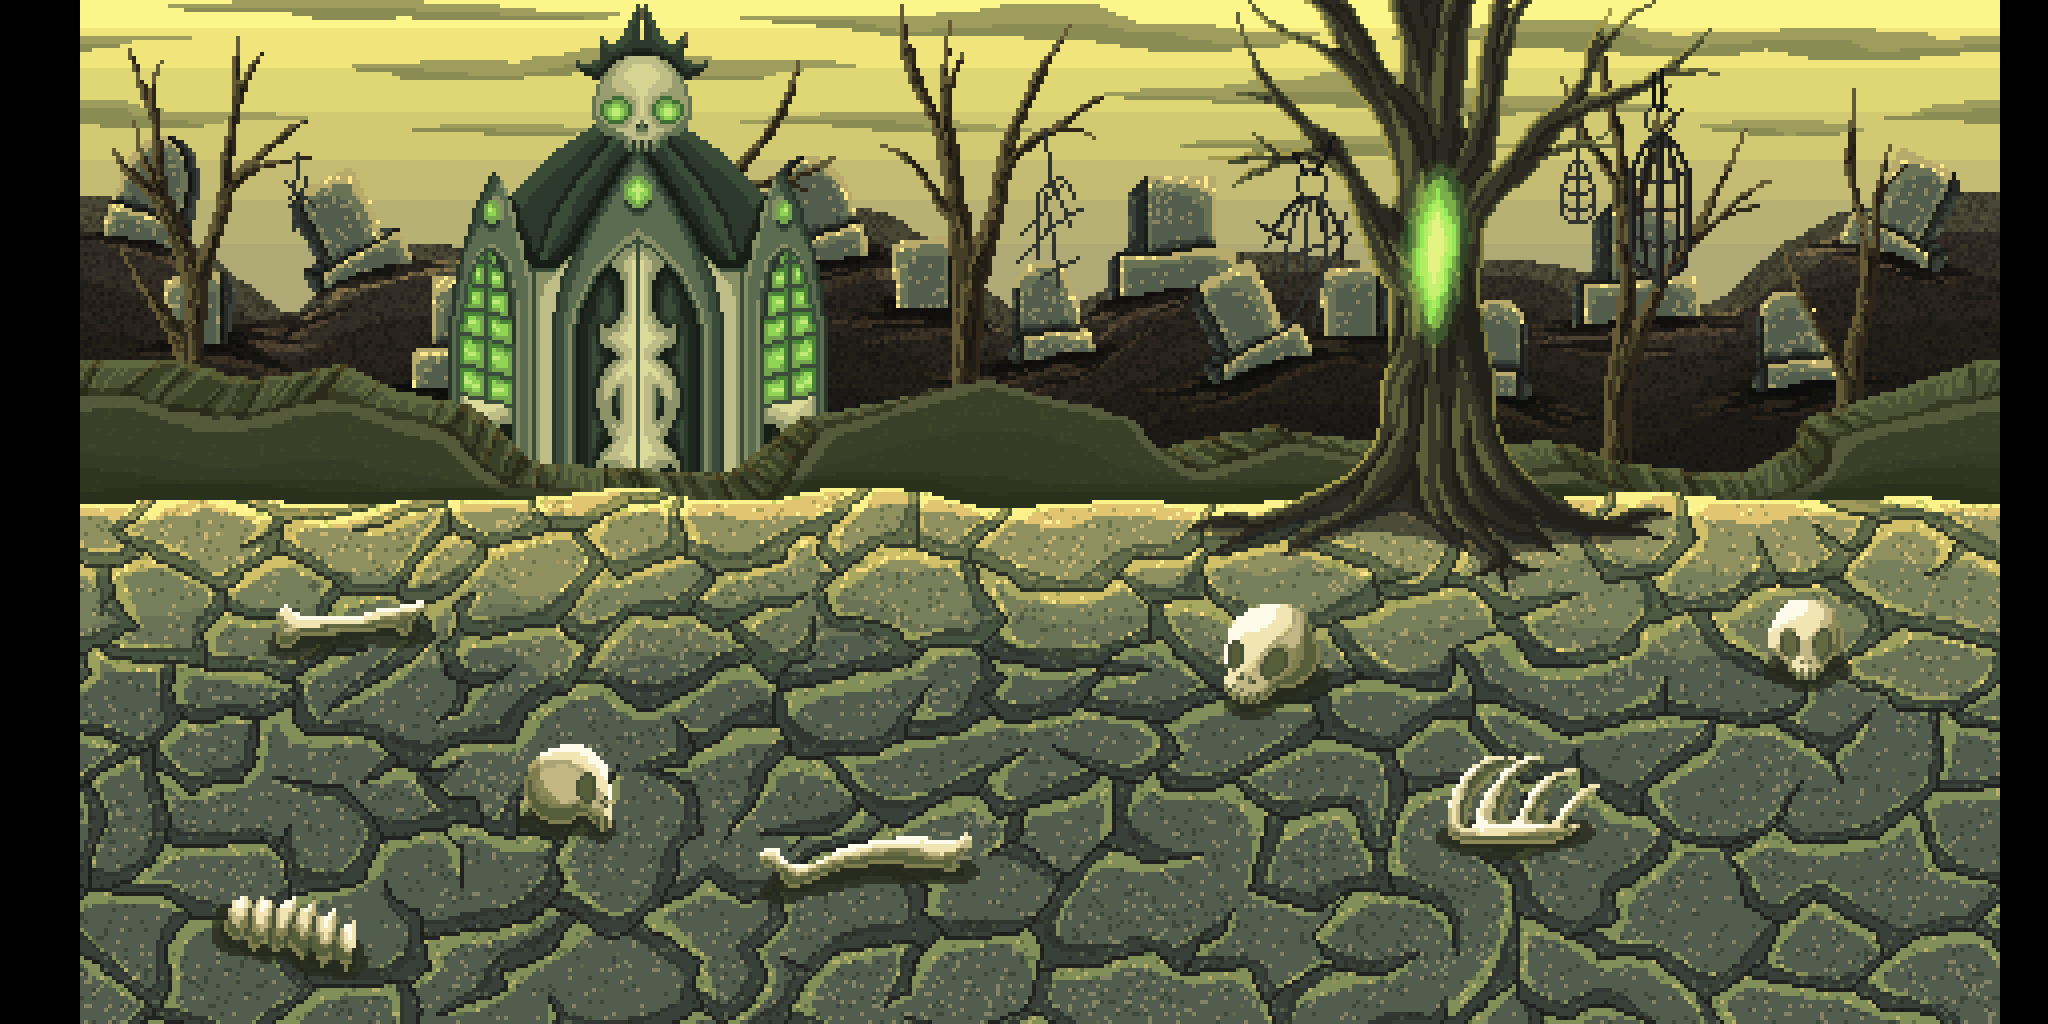

A level layout from a 2D game, rendered from its tile map. Below: a short description, then the map file with tile-grid data replaced by summaries:
An orthogonal 128x64 tile map with 16x16 px tiles, 1 tile layer (Tile Layer 1) and 4 objects (setcamera, setenemy, sethero, setmage).

<map version="1.10" tiledversion="1.11.2" orientation="orthogonal" renderorder="right-down" width="128" height="64" tilewidth="16" tileheight="16" infinite="0" nextlayerid="3" nextobjectid="7">
 <tileset firstgid="1" name="Battleground4" tilewidth="16" tileheight="16" tilecount="8040" columns="120">
  <image source="Battleground4.png" trans="ff00ff" width="1920" height="1080" />
 </tileset>
 <layer id="1" name="Tile Layer 1" width="128" height="64">
  <data>[8192 cells, 7680 non-empty, 7680 distinct tile ids]</data>
 </layer>
 <objectgroup id="2" name="Object Layer 1">
  <object id="3" name="setcamera" type="setcamera" x="1072" y="552" visible="0">
   <point />
  </object>
  <object id="4" type="setenemy" x="174.667" y="158.667">
   <point />
  </object>
  <object id="5" name="sethero" type="sethero" x="1371.33" y="464">
   <point />
  </object>
  <object id="6" name="setmage" type="setmage" x="1465.33" y="638.667">
   <point />
  </object>
 </objectgroup>
</map>
